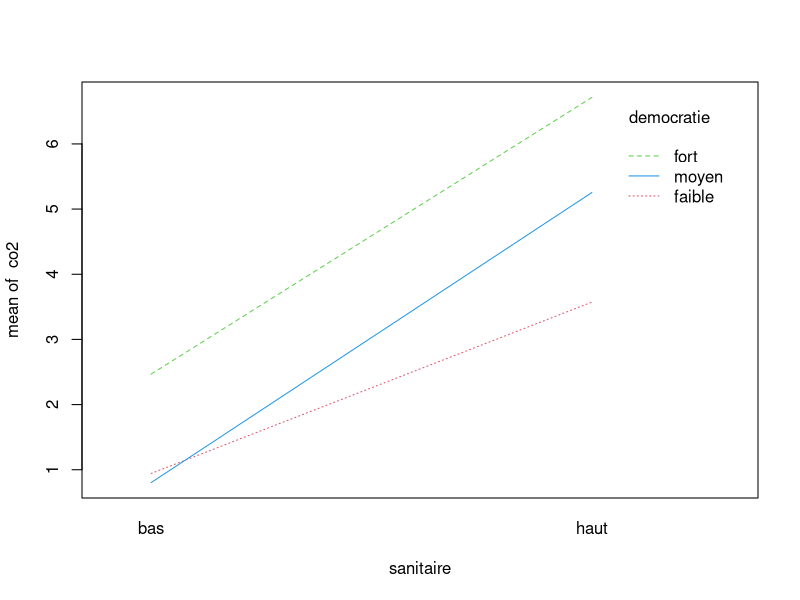
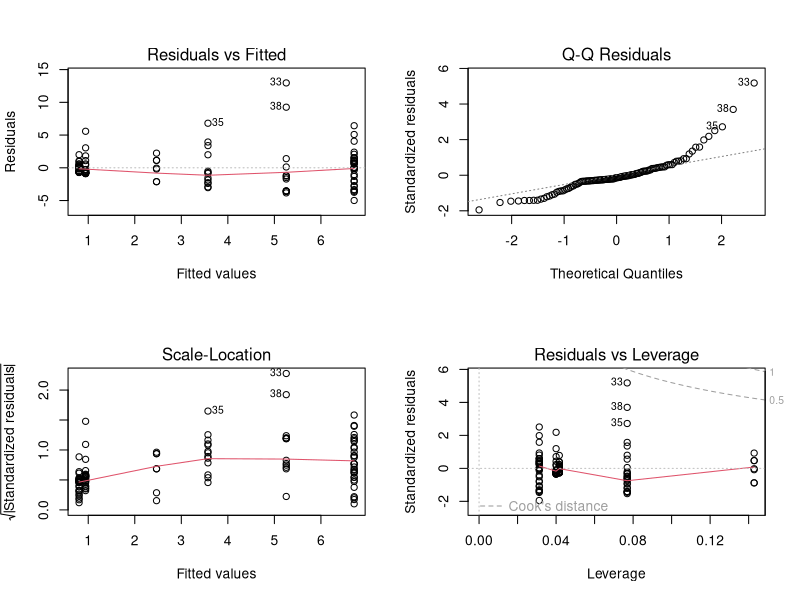
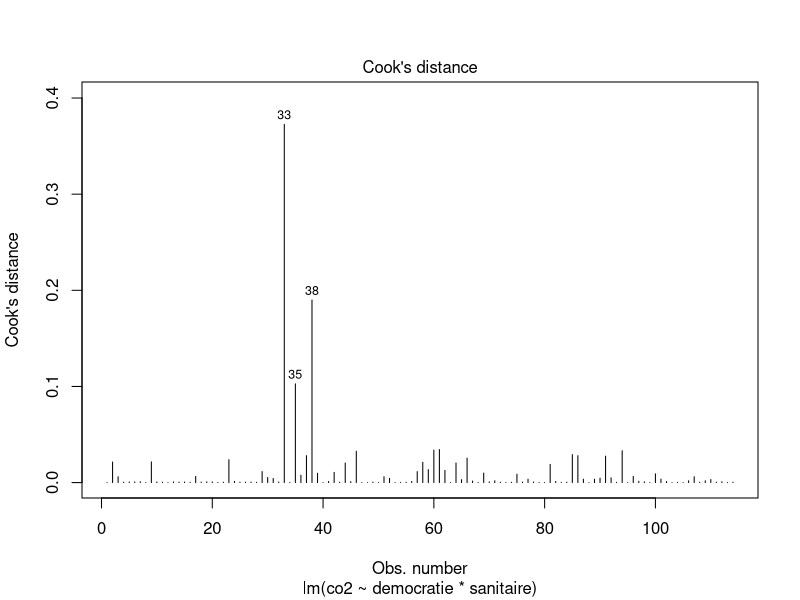
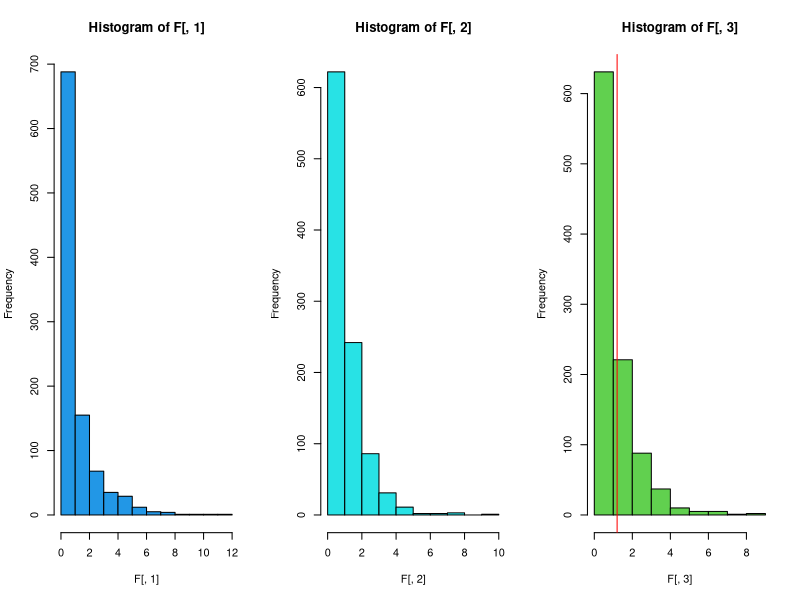
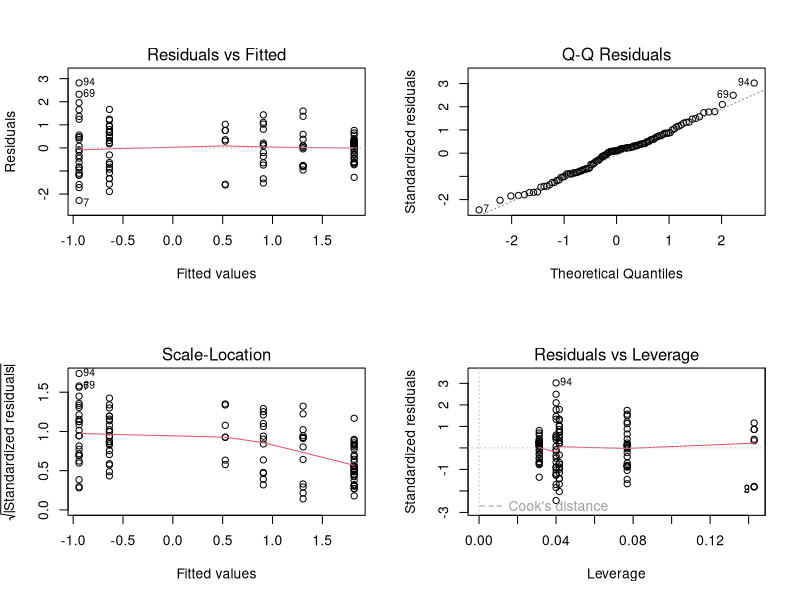
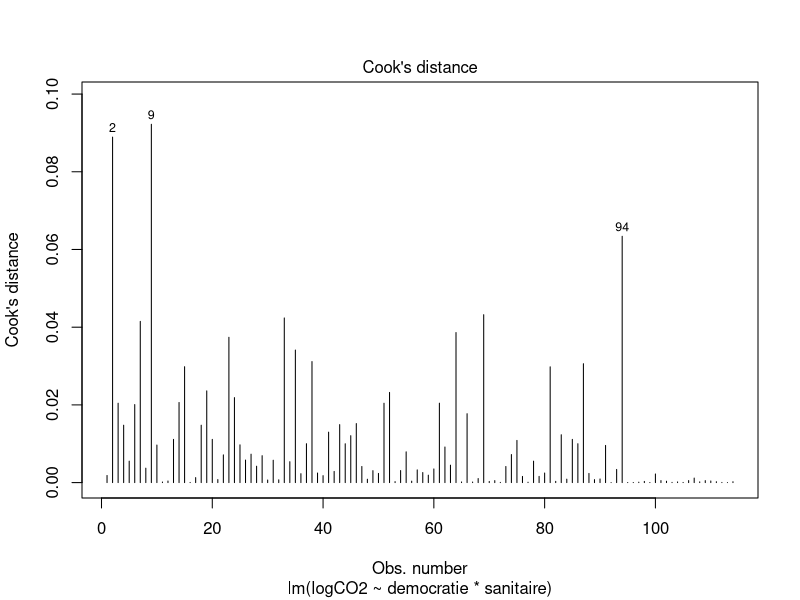
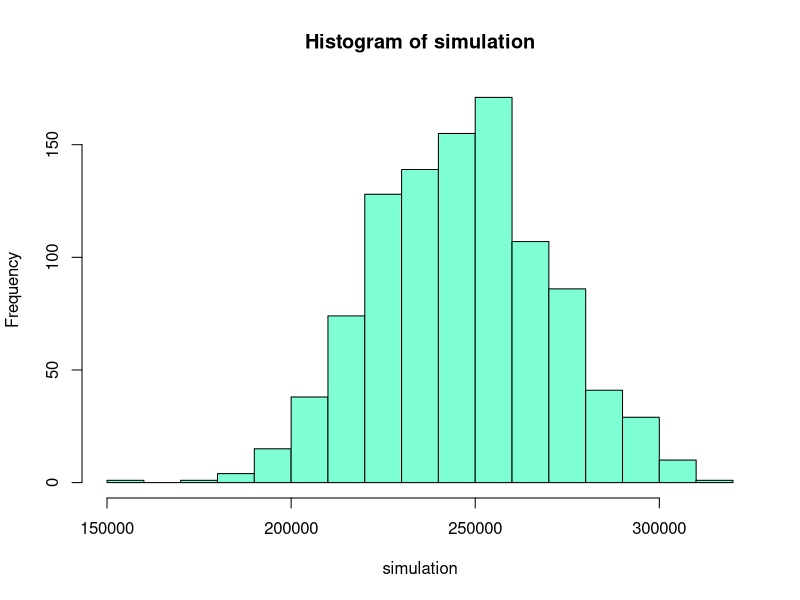

Write R code to recreate these figures, in order.
## ---- chunk 1
knitr::opts_chunk$set(echo = TRUE)
## ---- chunk 2
rm(list=ls())
## ---- chunk 3
goodlife <- read.csv("./good_life.txt", sep = "\t", header = TRUE, dec = ",")
continent <- goodlife$continent
region <- goodlife$region_monde
pays <- goodlife$pays
co2 <- goodlife$CO2
eau <- goodlife$eau
sanitaire <- as.factor(goodlife$sanitaire)
democratie <- as.factor(goodlife$democratie)
## ---- chunk 4
num_sanitaire <- as.numeric(sanitaire)
num_democratie <- as.numeric(democratie)
tab <- table(num_sanitaire,num_democratie)
chisq.test(tab)
## ---- chunk 5
chisq.test(tab)$expected
## ---- chunk 6
fisher.test(tab)
## ---- chunk 7
xtabs(~ sanitaire + democratie)
## ---- chunk 8
interaction.plot(sanitaire, democratie, co2, col = 2:4)
## ---- chunk 9
lm1 <- lm(co2 ~ democratie * sanitaire )
coefficients(lm1)
anova(lm1)
## ---- chunk 10
lm1b <- lm(co2~ democratie + sanitaire)
summary(lm1b)
## ---- chunk 11
contrasts(democratie) #par défaut
democratie2 <- democratie
contrasts(democratie2) <- contr.treatment(3, base = 2)
contrasts(democratie2) # democratiefort passe en référence (dans l'intercept)
lm1c <- lm(co2~democratie2+sanitaire)
summary(lm1c)
## ---- chunk 12
lm2 <- lm(co2 ~ sanitaire * democratie)
coefficients(lm2)
anova(lm2)
## ---- chunk 13
lm1 <- lm(co2 ~ democratie*sanitaire)
lm1b <- lm(co2 ~ democratie + sanitaire)
lm2 <- lm(co2 ~ sanitaire * democratie)
lm2b <- lm(co2 ~ sanitaire + democratie)
lm_democratie <- lm(co2 ~ democratie)
lm_sanitaire <- lm(co2 ~ sanitaire )
## ---- chunk 14
anova(lm2b, lm_sanitaire)
## ---- chunk 15
anova(lm1b, lm_democratie)
## ---- chunk 16
anova(lm1, lm1b)
anova(lm2, lm2b)
## ---- chunk 17
library(car)
## ---- chunk 18
Anova(lm1, type = 2)
Anova(lm2, type = 2)
## ---- chunk 19
par(mfrow = c(2, 2))
plot(lm1)
## ---- chunk 20
shapiro.test(residuals(lm1))
## ---- chunk 21
bartlett.test(residuals(lm1), interaction(democratie, sanitaire))
## ---- chunk 22
par(mfrow=c(1,1))
plot(lm1,4)
## ---- chunk 23
F = matrix(0, nc = 4, nr = 1000)
for (i in 1:1000) {
  CO2_sim = sample(x = co2,
                   size = length(co2),
                   replace = FALSE)
  lm_temp = lm(CO2_sim ~ sanitaire * democratie)
  F[i, ] = anova(lm_temp)$"F value"
}
sum(F[, 1] > anova(lm1)$"F value"[1]) / 1000
sum(F[, 2] > anova(lm1)$"F value"[2]) / 1000
sum(F[, 3] > anova(lm1)$"F value"[3]) / 1000
## ---- chunk 24
par(mfrow=c(1,3))
hist(F[,1], col = 4) ; abline(v = anova(lm1)$"F value"[1], col = 'red')
hist(F[, 2], col = 5) ; abline(v = anova(lm1)$"F value"[2], col = 'red')
hist(F[,3], col = 3) ; abline(v = anova(lm1)$"F value"[3], col = 'red')
## ---- chunk 25
logCO2 <- log(co2)
lm4 <- lm(logCO2 ~ democratie*sanitaire)
## ---- chunk 26
par(mfrow = c(2,2))
plot(lm4)
shapiro.test(residuals(lm4)) # on ne rejete pas H0
bartlett.test(residuals(lm4), democratie)
bartlett.test(residuals(lm4), sanitaire) # => on rejete H0
par(mfrow = c(1,1))
plot(lm4, 4)
## ---- chunk 27
anova(lm4)
## ---- chunk 28
Fb = matrix(0, nc = 4, nr = 1000)
for (i in 1:1000) {
  logCO2_sim = sample(x = logCO2,
                   size = length(logCO2),
                   replace = FALSE)
  lm_temp = lm(logCO2_sim ~ sanitaire * democratie)
  Fb[i, ] = anova(lm_temp)$"F value"
}
sum(Fb[, 1] > anova(lm4)$"F value"[1]) / 1000
sum(Fb[, 2] > anova(lm4)$"F value"[2]) / 1000
sum(Fb[, 3] > anova(lm4)$"F value"[3]) / 1000
## ---- chunk 29
library(nortest)

R <- rank(co2)
S <- rank(eau)
D <- sum((R-S)**2)

simulation=vector()
for (i in 1:1000) {
  R_sim=sample(R, length(R),replace=FALSE)
  S_sim=sample(S, length(S), replace = FALSE)
  simulation[i]=sum((R_sim - S_sim)**2)
}

hist(simulation, col = "aquamarine")
cvm.test(simulation)
## ---- chunk 30
cor.test(co2, eau, m = "pearson")
## ---- chunk 31
anova(lm(co2~ eau))
## ---- chunk 32
cor.test(co2, eau,  m="spearman") # attention aux ex-aequos 
cor.test(co2, eau, m="kendall")
## ---- chunk 33
tab2 <- table(continent, region); tab2
## ---- chunk 34
lm5 <- lm(co2 ~ continent + region) # attention l'ordre est important 
anova(lm5)
summary(lm5)
## ---- chunk 35
region2 <- as.factor(region)
contrasts(region2) <- contr.treatment(9, base = 5) # Asie_indus en intercepte

lm5b <- lm(co2 ~ continent + region2) 
summary(lm5b)
## ---- chunk 36
lm6 <- aov(co2 ~ continent + Error(region))
summary(lm6)
coefficients(lm6)
## ---- chunk 37
library(nlme)
library(lme4)
## ---- chunk 38
lm5 <- lme(fixed=co2~1+continent, random = list(continent=~1, region=~1))
summary(lm5)
coefficients(lm5)
## ---- chunk 39
lm6 <- lmer(co2~continent+(1|continent:region))
summary(lm6)
anova(lm6)
